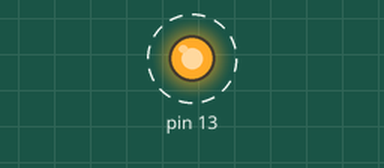
Simulated run of this sketch. Board: Arduino Mega 2560, built with avr-gcc and run on an emulated ATmega2560. Shown: output pins drawn as LEDs (lit = HIGH). Dashed ring = blinking.

Above: at 0.5 s.
Timing chart, 0 to 4.6 s (numbered marks = the images above):
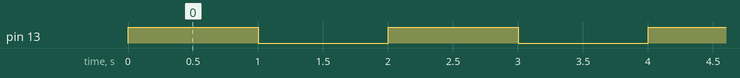

Measured:
- by itself, pin 13: alternates HIGH for 1.0 s and LOW for 1.0 s

The sketch:

led_pin_13_saida_baixa_xor.ino
```cpp
void setup() {
  // put your setup code here, to run once:
  // Led built in do arduino do Pino 13 (PB7 no mega) piscando
  DDRB = DDRB | (1<<DDB7); // DDB7 = 1 , saída
  PORTB = PORTB & ~ (1<<PB7); // PORTB7 = 0, nível baixo

}

void loop() {
  // put your main code here, to run repeatedly:
  PORTB = PORTB ^ (1<<PB7); // inverte PB7 XOR ("^")
  delay(1000); // atraso de 1s
}
```
